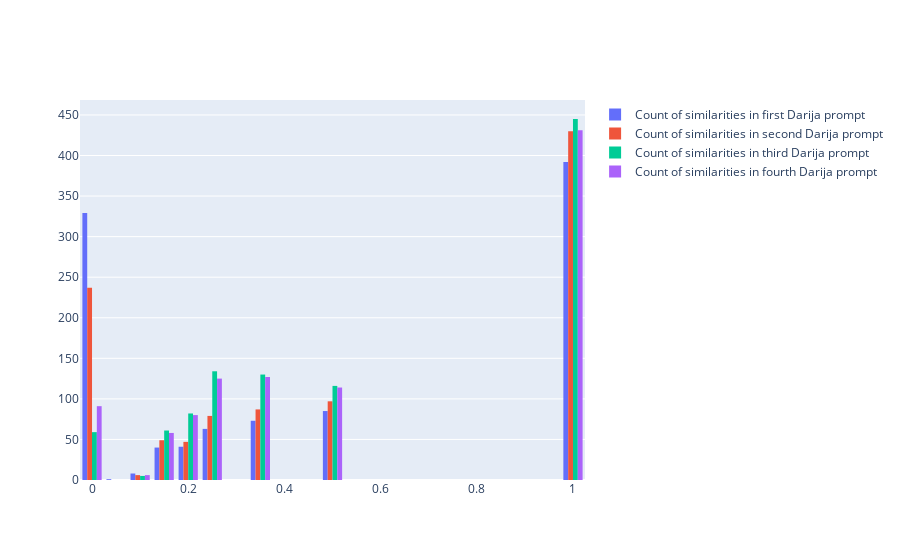

Write notebook code for a chart like this one.
### Code cell
import plotly.graph_objects as go


fig = go.Figure()
fig.add_trace(go.Histogram(histfunc="count", y=dataset['similariy_p1'], x=dataset['similariy_p1'], name="Count of similarities in first Darija prompt"))
fig.add_trace(go.Histogram(histfunc="count", y=dataset['similarity_p2'], x=dataset['similarity_p2'], name="Count of similarities in second Darija prompt"))
fig.add_trace(go.Histogram(histfunc="count", y=dataset['similarity_p3'], x=dataset['similarity_p3'], name="Count of similarities in third Darija prompt"))
fig.add_trace(go.Histogram(histfunc="count", y=dataset['similarity_p4'], x=dataset['similarity_p4'], name="Count of similarities in fourth Darija prompt"))

fig.show()

### Figure 1 — Plotly figure (JSON) as saved in the notebook; plotly's stock layout.template omitted (floating-point values rounded to 4 significant figures; data arrays with more than 128 entries replaced by an {"elided": "..."} marker saying what was removed)
{"data": [{"histfunc": "count", "name": "Count of similarities in first Darija prompt", "type": "histogram", "x": {"elided": "1032 float values"}, "y": {"elided": "1032 float values"}}, {"histfunc": "count", "name": "Count of similarities in second Darija prompt", "type": "histogram", "x": {"elided": "1032 float values"}, "y": {"elided": "1032 float values"}}, {"histfunc": "count", "name": "Count of similarities in third Darija prompt", "type": "histogram", "x": {"elided": "1032 float values"}, "y": {"elided": "1032 float values"}}, {"histfunc": "count", "name": "Count of similarities in fourth Darija prompt", "type": "histogram", "x": {"elided": "1032 float values"}, "y": {"elided": "1032 float values"}}], "layout": {}}
